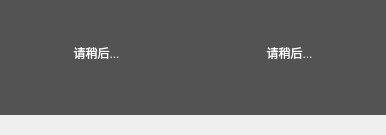
<?xml version="1.0" encoding="UTF-8"?>
<ui version="4.0">
 <class>CSmallScreen</class>
 <widget class="QFrame" name="CSmallScreen">
  <property name="geometry">
   <rect>
    <x>0</x>
    <y>0</y>
    <width>386</width>
    <height>135</height>
   </rect>
  </property>
  <property name="minimumSize">
   <size>
    <width>0</width>
    <height>0</height>
   </size>
  </property>
  <property name="windowTitle">
   <string>Frame</string>
  </property>
  <property name="styleSheet">
   <string notr="true"/>
  </property>
  <layout class="QVBoxLayout" name="verticalLayout">
   <property name="spacing">
    <number>0</number>
   </property>
   <property name="leftMargin">
    <number>0</number>
   </property>
   <property name="topMargin">
    <number>0</number>
   </property>
   <property name="rightMargin">
    <number>0</number>
   </property>
   <property name="bottomMargin">
    <number>0</number>
   </property>
   <item>
    <widget class="QFrame" name="cameraFrame">
     <property name="minimumSize">
      <size>
       <width>0</width>
       <height>0</height>
      </size>
     </property>
     <property name="styleSheet">
      <string notr="true">QFrame#cameraFrame
{
	background:rgb(83,83,83);
}</string>
     </property>
     <widget class="BetaPlayer" name="camera_left">
      <property name="geometry">
       <rect>
        <x>0</x>
        <y>0</y>
        <width>193</width>
        <height>105</height>
       </rect>
      </property>
      <property name="sizePolicy">
       <sizepolicy hsizetype="Preferred" vsizetype="Preferred">
        <horstretch>0</horstretch>
        <verstretch>0</verstretch>
       </sizepolicy>
      </property>
      <property name="minimumSize">
       <size>
        <width>0</width>
        <height>0</height>
       </size>
      </property>
      <property name="maximumSize">
       <size>
        <width>16777215</width>
        <height>16777215</height>
       </size>
      </property>
      <property name="styleSheet">
       <string notr="true">QLabel
{
color:white;
background:transparent;
}</string>
      </property>
      <property name="frameShape">
       <enum>QFrame::NoFrame</enum>
      </property>
      <property name="lineWidth">
       <number>0</number>
      </property>
      <property name="text">
       <string>请稍后...</string>
      </property>
      <property name="scaledContents">
       <bool>false</bool>
      </property>
      <property name="alignment">
       <set>Qt::AlignCenter</set>
      </property>
     </widget>
     <widget class="BetaPlayer" name="camera_right">
      <property name="geometry">
       <rect>
        <x>193</x>
        <y>0</y>
        <width>193</width>
        <height>105</height>
       </rect>
      </property>
      <property name="sizePolicy">
       <sizepolicy hsizetype="Preferred" vsizetype="Preferred">
        <horstretch>0</horstretch>
        <verstretch>0</verstretch>
       </sizepolicy>
      </property>
      <property name="minimumSize">
       <size>
        <width>0</width>
        <height>0</height>
       </size>
      </property>
      <property name="maximumSize">
       <size>
        <width>16777215</width>
        <height>16777215</height>
       </size>
      </property>
      <property name="styleSheet">
       <string notr="true">QLabel{
color:white;
background:#535353;
border:none;
}</string>
      </property>
      <property name="lineWidth">
       <number>0</number>
      </property>
      <property name="text">
       <string>请稍后...</string>
      </property>
      <property name="scaledContents">
       <bool>false</bool>
      </property>
      <property name="alignment">
       <set>Qt::AlignCenter</set>
      </property>
     </widget>
    </widget>
   </item>
   <item>
    <widget class="QFrame" name="infoFrame">
     <property name="minimumSize">
      <size>
       <width>0</width>
       <height>20</height>
      </size>
     </property>
     <property name="maximumSize">
      <size>
       <width>16777215</width>
       <height>20</height>
      </size>
     </property>
     <property name="frameShape">
      <enum>QFrame::NoFrame</enum>
     </property>
     <property name="frameShadow">
      <enum>QFrame::Raised</enum>
     </property>
     <layout class="QHBoxLayout" name="horizontalLayout_3">
      <property name="spacing">
       <number>0</number>
      </property>
      <property name="leftMargin">
       <number>6</number>
      </property>
      <property name="topMargin">
       <number>0</number>
      </property>
      <property name="rightMargin">
       <number>0</number>
      </property>
      <property name="bottomMargin">
       <number>0</number>
      </property>
      <item>
       <widget class="QLabel" name="infoLabel">
        <property name="minimumSize">
         <size>
          <width>0</width>
          <height>0</height>
         </size>
        </property>
        <property name="styleSheet">
         <string notr="true">QLabel
{

font-size: 16px;
font-family: PingFang-SC-Bold, PingFang-SC;
font-weight: bold;
color: rgb(116,116,116);
line-height: 22px;
}

.QLabel[screen24=&quot;true&quot;] 
{
	font-size: 16px;
	color: rgb(116,116,116);
}

.QLabel[screen12=&quot;true&quot;] 
{
	font-size: 24px;
}</string>
        </property>
        <property name="frameShape">
         <enum>QFrame::NoFrame</enum>
        </property>
        <property name="text">
         <string/>
        </property>
        <property name="alignment">
         <set>Qt::AlignCenter</set>
        </property>
       </widget>
      </item>
     </layout>
    </widget>
   </item>
  </layout>
  <action name="act_focus">
   <property name="text">
    <string>大屏查看</string>
   </property>
   <property name="toolTip">
    <string>大屏查看</string>
   </property>
  </action>
  <action name="act_swap_seat">
   <property name="text">
    <string>交换座位</string>
   </property>
   <property name="toolTip">
    <string>交换座位</string>
   </property>
  </action>
  <action name="act_open">
   <property name="text">
    <string>打开视频</string>
   </property>
   <property name="toolTip">
    <string>打开视频</string>
   </property>
  </action>
  <action name="act_close">
   <property name="text">
    <string>关闭视频</string>
   </property>
   <property name="toolTip">
    <string>关闭视频</string>
   </property>
  </action>
 </widget>
 <customwidgets>
  <customwidget>
   <class>BetaPlayer</class>
   <extends>QLabel</extends>
   <header>BetaPlayer.h</header>
  </customwidget>
 </customwidgets>
 <resources>
  <include location="../../res/res.qrc"/>
 </resources>
 <connections/>
</ui>
